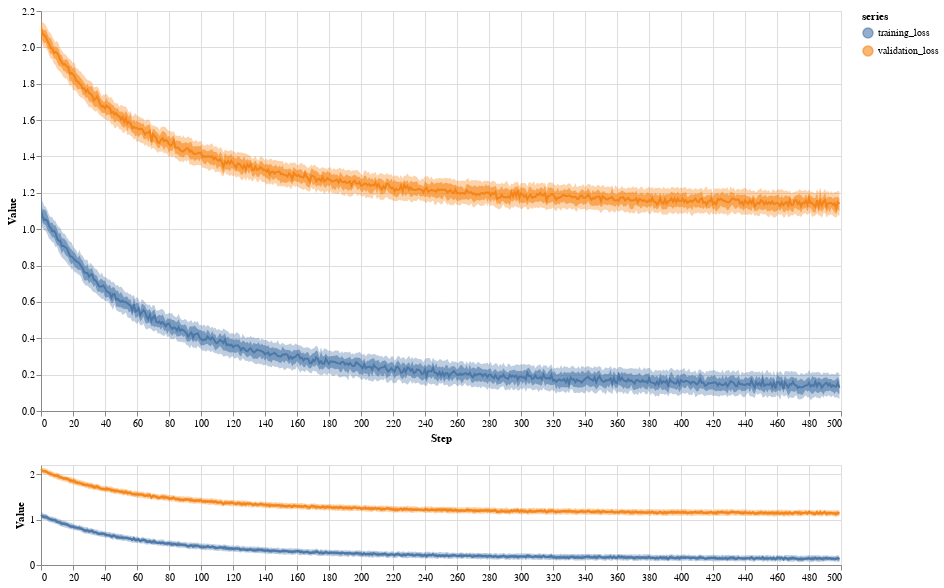

Notebook cell for this chart:
### Code cell
inspectus.render([train_loss, valid_loss],names=['training_loss', 'validation_loss'], width=800, height=400, height_minimap=100, levels=3)

### Figure 1 — Vega-Lite specification as saved in the notebook (floating-point values rounded to 4 significant figures; data arrays with more than 128 entries replaced by an {"elided": "..."} marker saying what was removed)
{"config": {"view": {"continuousWidth": 300, "continuousHeight": 300}}, "vconcat": [{"layer": [{"mark": {"type": "area", "opacity": 0.6}, "encoding": {"color": {"field": "series", "scale": {"scheme": "tableau10"}, "type": "nominal"}, "opacity": {"condition": {"param": "param_4", "value": 0.6}, "value": 0.001}, "x": {"field": "step", "scale": {"domain": {"param": "param_3", "encoding": "x"}}, "type": "quantitative"}, "y": {"field": "v4", "scale": {"domain": {"param": "param_3", "encoding": "y"}}, "type": "quantitative"}, "y2": {"field": "v6"}}, "name": "view_4"}, {"mark": {"type": "area", "opacity": 0.36}, "encoding": {"color": {"field": "series", "scale": {"scheme": "tableau10"}, "type": "nominal"}, "opacity": {"condition": {"param": "param_4", "value": 0.36}, "value": 0.001}, "x": {"field": "step", "scale": {"domain": {"param": "param_3", "encoding": "x"}}, "type": "quantitative"}, "y": {"field": "v3", "scale": {"domain": {"param": "param_3", "encoding": "y"}}, "type": "quantitative"}, "y2": {"field": "v7"}}}, {"mark": {"type": "line"}, "encoding": {"color": {"field": "series", "scale": {"scheme": "tableau10"}, "type": "nominal"}, "opacity": {"condition": {"param": "param_4", "value": 1}, "value": 0.001}, "x": {"field": "step", "scale": {"domain": {"param": "param_3", "encoding": "x"}}, "title": "Step", "type": "quantitative"}, "y": {"field": "v5", "scale": {"domain": {"param": "param_3", "encoding": "y"}}, "title": "Value", "type": "quantitative"}}}], "data": {"values": {"elided": "1000 records"}}, "height": 400, "width": 800}, {"layer": [{"mark": {"type": "area", "opacity": 0.6}, "encoding": {"color": {"field": "series", "scale": {"scheme": "tableau10"}, "type": "nominal"}, "x": {"field": "step", "type": "quantitative"}, "y": {"field": "v4", "type": "quantitative"}, "y2": {"field": "v6"}}}, {"mark": {"type": "area", "opacity": 0.36}, "encoding": {"color": {"field": "series", "scale": {"scheme": "tableau10"}, "type": "nominal"}, "x": {"field": "step", "type": "quantitative"}, "y": {"field": "v3", "type": "quantitative"}, "y2": {"field": "v7"}}}, {"mark": {"type": "line"}, "encoding": {"color": {"field": "series", "scale": {"scheme": "tableau10"}, "type": "nominal"}, "x": {"field": "step", "title": "", "type": "quantitative"}, "y": {"field": "v5", "title": "Value", "type": "quantitative"}}, "name": "view_3"}], "data": {"values": {"elided": "1000 records"}}, "height": 100, "width": 800}], "params": [{"name": "param_4", "select": {"type": "point", "fields": ["series"]}, "bind": "legend", "views": ["view_4"]}, {"name": "param_3", "select": {"type": "interval", "encodings": ["x", "y"]}, "views": ["view_3"]}], "$schema": "https://vega.github.io/schema/vega-lite/v5.17.0.json"}
